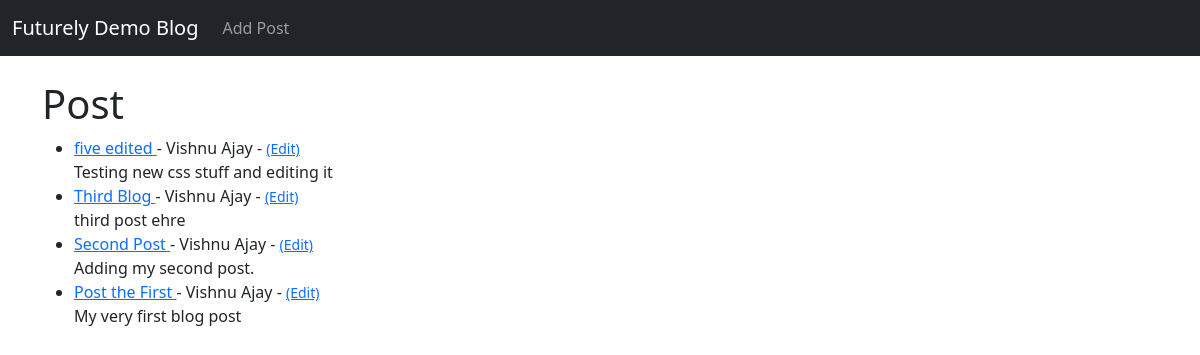
Before: / with the older database file.
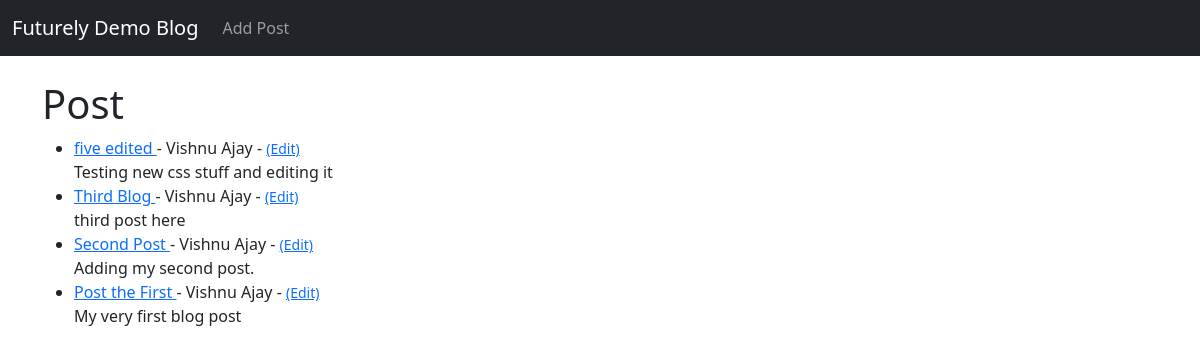
After: the same page with the newer database file.
### newBlog/models.py (models this page shows, shortened)
class Post(models.Model):
    title = models.CharField(max_length=255)
    title_tag = models.CharField(max_length=255)
    content = models.TextField()
    date_posted = models.DateTimeField(auto_now_add=True)
    author = models.ForeignKey(User, on_delete=models.CASCADE)

### newBlog/views.py (the view)
# urls.py: path('', HomeView.as_view(), name='home'),
class HomeView(ListView):
    model = Post
    template_name = 'home.html'
    ordering = ['-date_posted']

### newBlog/templates/home.html
{% extends 'base.html' %}
{% block content %}
<h1> Post </h1>
<ul>
{% for post in object_list %}
    <li>
        <a href="{% url 'article-detail' post.pk %}">{{ post.title }} </a>
        - {{ post.author.first_name }} {{ post.author.last_name}} - <small><a href="{% url 'update_post' post.pk %}"> (Edit) </a></small>
        <br/>
        {{ post.content }}
    </li>
{%endfor%}
</ul>
{% endblock %}

### newBlog/templates/base.html (shortened to what this page needs)
<!doctype html>
<html lang="en">
  <head>
    <link href="https://cdn.jsdelivr.net/npm/bootstrap@5.2.2/dist/css/bootstrap.min.css" rel="stylesheet">
  </head>
  <body>
    <nav class="navbar navbar-expand-lg navbar-dark bg-dark">
        <div class="container-fluid">
          <a class="navbar-brand" href="{% url 'home' %}">Futurely Demo Blog</a>
          <div class="collapse navbar-collapse" id="navbarSupportedContent">
            <ul class="navbar-nav me-auto mb-2 mb-lg-0">
              <li class="nav-item">
                <a class="nav-link" href="{% url 'add_post' %}">Add Post</a>
              </li>
            </ul>
          </div>
        </div>
      </nav>
    <br/>
    <div class ="container">
        {% block content %}
        {% endblock %}
    </div>
  </body>
</html>

Changed rows visible on the page:
changed Post "Third Blog": content "third post ehre" → "third post here"
